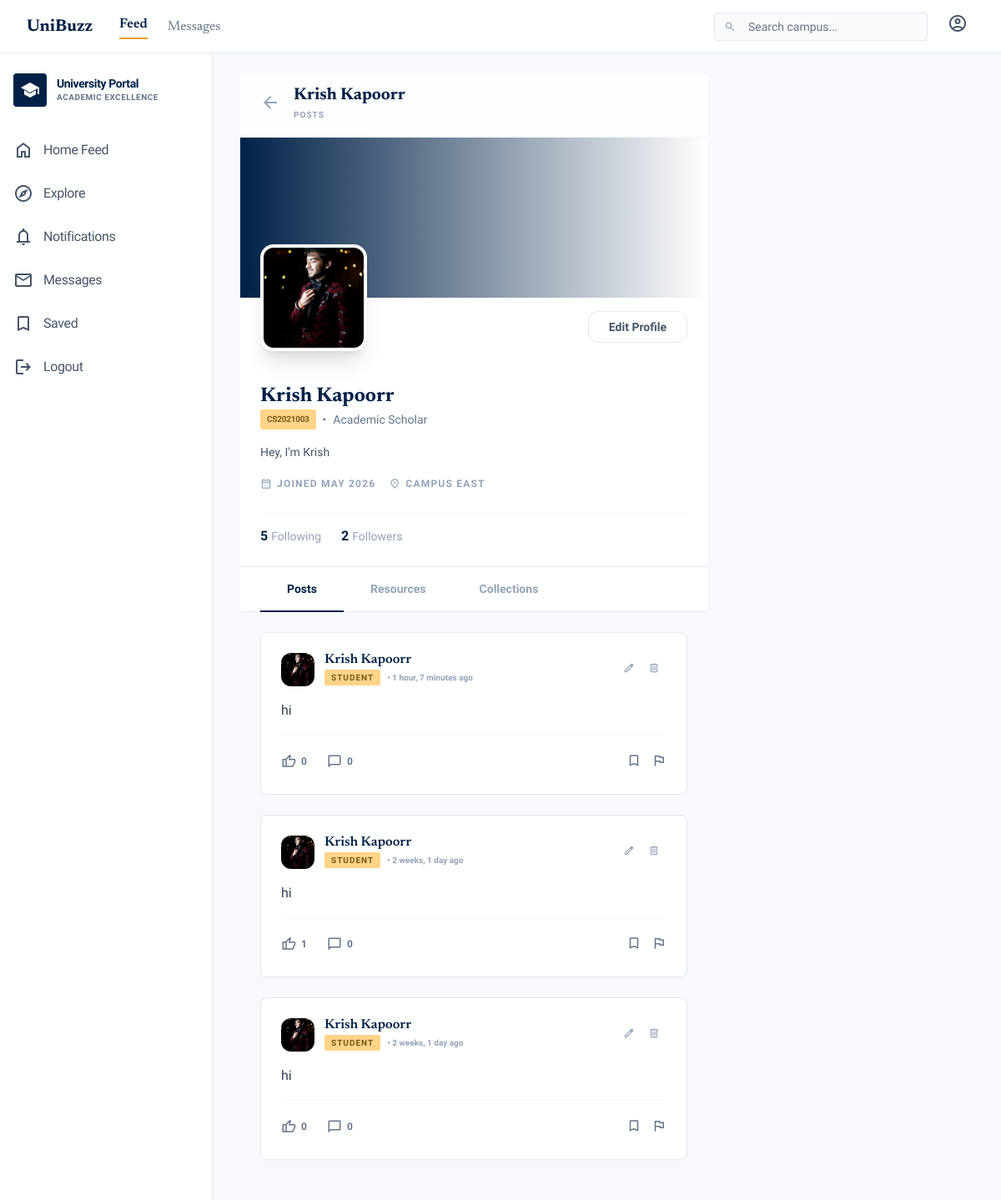
/student/profile/3/ (signed in), run on the app's committed database.
### students/models.py (models this page shows, shortened)
class StudentUser(models.Model):
    id = models.AutoField(primary_key=True)
    roll_number = models.CharField(unique=True, max_length=20)
    name = models.CharField(max_length=100)
    email = models.EmailField(unique=True)
    password = models.CharField(max_length=255)
    profile_pic = models.ImageField(upload_to='students/profile_pics/', blank=True, null=True)
    bio = models.TextField(blank=True)
    is_blocked = models.BooleanField(default=False)
    created_at = models.DateTimeField(auto_now_add=True)

### posts/models.py (models this page shows)
class Post(models.Model):
    id = models.AutoField(primary_key=True)
    content = models.TextField()
    image = models.ImageField(upload_to='posts/', blank=True, null=True)
    author_role = models.CharField(max_length=10, choices=ROLE_CHOICES)
    author_id = models.PositiveIntegerField()
    created_at = models.DateTimeField(auto_now_add=True)
    is_pinned = models.BooleanField(default=False)
    pin_expires_at = models.DateTimeField(blank=True, null=True)
    def is_pin_active(self):
        if self.is_pinned and self.pin_expires_at:
            return timezone.now() < self.pin_expires_at
        return False

### students/views.py (the view)
# urls.py: path('profile/<int:user_id>/', views.profile_view, name='student_profile'),
@student_required
def profile_view(request, user_id):
    student = get_object_or_404(StudentUser, id=user_id)
    current_student_id = request.session['student_id']
    posts_qs = Post.objects.filter(author_role='student', author_id=user_id).order_by('-created_at')
    posts = get_annotated_posts(posts_qs, 'student', current_student_id)
    followers_count = Follow.objects.filter(following=student).count()
    following_count = Follow.objects.filter(follower=student).count()
    is_following = Follow.objects.filter(follower_id=current_student_id, following=student).exists()
    context = {
        'profile_user': student,
        'posts': posts,
        'followers_count': followers_count,
        'following_count': following_count,
        'is_following': is_following,
        'is_own_profile': current_student_id == student.id
    }
    return render(request, 'students/profile.html', context)

### templates/students/profile.html (shortened to what this page needs)
{% extends 'base.html' %}
{% block content %}
<div class="sticky top-16 bg-white/80 backdrop-blur-md border-b border-slate-100 px-6 py-4 z-40 flex items-center gap-4">
    <a href="javascript:history.back()" class="text-slate-400 hover:text-primary transition-colors"><span class="material-symbols-outlined">arrow_back</span></a>
    <div>
        <h2 class="font-serif text-xl font-bold text-primary-container leading-none">{{ profile_user.name }}</h2>
        <span class="text-[10px] text-slate-400 font-bold uppercase tracking-widest">{{ posts.count }} Posts</span>
    </div>
</div>
<div class="bg-white border-b border-slate-200">
    <div class="h-48 bg-gradient-to-r from-primary-container to-surface-tint relative">
        <div class="absolute inset-0 opacity-10" style="background-image: url('https://www.transparenttextures.com/patterns/cubes.png');"></div>
    </div>
    <div class="px-6 pb-6 relative">
        <div class="absolute -top-16 left-6">
            {% if profile_user.profile_pic %}
                <img src="{{ profile_user.profile_pic.url }}" class="w-32 h-32 rounded-2xl object-cover border-4 border-white shadow-xl bg-white">
            {% else %}
                <div class="w-32 h-32 rounded-2xl bg-slate-100 flex items-center justify-center text-slate-300 border-4 border-white shadow-xl">
                    <span class="material-symbols-outlined text-5xl">person</span>
                </div>
            {% endif %}
        </div>
        <div class="flex justify-end pt-4 gap-3">
            {% if is_own_profile %}
                <a href="{% url 'student_edit_profile' %}" class="px-6 py-2 border border-slate-200 text-slate-600 font-bold rounded-full text-sm hover:bg-slate-50 transition-colors">Edit Profile</a>
            {% endif %}
        </div>
        <div class="mt-12">
            <h1 class="font-serif text-2xl font-bold text-primary-container">{{ profile_user.name }}</h1>
            <p class="text-sm text-slate-500 font-medium mb-4 flex items-center gap-2">
                <span class="bg-secondary-container text-on-secondary-container px-2 py-0.5 rounded text-[10px] font-bold tracking-tight">{{ profile_user.roll_number }}</span>
                <span>•</span>
                <span>Academic Scholar</span>
            </p>
            {% if profile_user.bio %}
                <p class="text-slate-600 text-sm leading-relaxed mb-4 max-w-2xl">{{ profile_user.bio }}</p>
            {% endif %}
            <div class="flex flex-wrap gap-4 text-xs text-slate-400 font-bold uppercase tracking-widest mb-6">
                <span class="flex items-center gap-1.5"><span class="material-symbols-outlined text-sm">calendar_month</span> Joined {{ profile_user.created_at|date:"F Y" }}</span>
                <span class="flex items-center gap-1.5"><span class="material-symbols-outlined text-sm">location_on</span> Campus East</span>
            </div>
            <div class="flex gap-6 pt-4 border-t border-slate-50">
                <a href="#" class="group">
                    <span class="text-primary-container font-bold">{{ following_count }}</span>
                    <span class="text-slate-400 text-sm group-hover:underline">Following</span>
                </a>
                <a href="#" class="group">
                    <span class="text-primary-container font-bold">{{ followers_count }}</span>
                    <span class="text-slate-400 text-sm group-hover:underline">Followers</span>
                </a>
            </div>
        </div>
    </div>
</div>
<div class="flex border-b border-slate-200 bg-white sticky top-[124px] z-30 px-6">
    <button class="px-8 py-4 text-sm font-bold text-primary-container border-b-2 border-primary-container -mb-[1px]">Posts</button>
    <button class="px-8 py-4 text-sm font-bold text-slate-400 hover:text-slate-600 transition-colors">Resources</button>
    <button class="px-8 py-4 text-sm font-bold text-slate-400 hover:text-slate-600 transition-colors">Collections</button>
</div>
<div class="p-6 space-y-6 bg-slate-50/50">
    {% for post in posts %}
        {% include 'includes/post_card.html' with post=post %}
    {% endfor %}
</div>
{% endblock %}

### templates/includes/post_card.html (shortened to what this page needs)
{% load static %}
<article
    class="bg-white border border-slate-200 rounded-xl overflow-hidden transition-all hover:shadow-[0px_4px_12px_rgba(0,33,71,0.08)] mb-6"
    id="post-{{ post.id }}">
    <div class="p-4 md:p-6">
        <div class="flex justify-between items-start mb-4">
            <div class="flex gap-3">
                <div class="w-10 h-10 rounded-full bg-slate-100 overflow-hidden flex-shrink-0">
                    {% if post.author_pic_url %}
                    <img src="{{ post.author_pic_url }}" class="w-full h-full object-cover"
                        alt="{{ post.author_name }}">
                    {% else %}
                    <div class="w-full h-full flex items-center justify-center bg-slate-200 text-slate-500">
                        <span class="material-symbols-outlined">person</span>
                    </div>
                    {% endif %}
                </div>
                <div>
                    <h3 class="font-serif text-primary-container font-semibold leading-none mb-1">{{ post.author_name }}
                    </h3>
                    <div class="flex items-center gap-2">
                        {% if post.author_role == 'admin' %}
                        <span
                            class="px-2 py-0.5 bg-error text-white text-[10px] font-bold rounded uppercase tracking-widest">Admin</span>
                        {% elif post.author_role == 'teacher' %}
                        <span
                            class="px-2 py-0.5 bg-primary text-white text-[10px] font-bold rounded uppercase tracking-widest">Faculty</span>
                        {% else %}
                        <span
                            class="px-2 py-0.5 bg-secondary-container text-on-secondary-container text-[10px] font-bold rounded uppercase tracking-widest">Student</span>
                        {% endif %}
                        <span class="text-[10px] text-slate-400 font-semibold">• {{ post.created_at|timesince }}
                            ago</span>
                    </div>
                </div>
            </div>
            <div class="flex gap-2">
                <div class="flex">
                    {% if request.session.role == 'admin' %}
                    <a href="{% url 'admin_post_edit' post.id %}"
                        class="p-2 text-slate-400 hover:text-primary transition-colors"><span
                            class="material-symbols-outlined text-sm">edit</span></a>
                    <a href="{% url 'admin_post_delete' post.id %}"
                        class="p-2 text-slate-400 hover:text-error transition-colors"><span
                            class="material-symbols-outlined text-sm">delete</span></a>
                    {% elif request.session.role == 'student' and post.author_role == 'student' and post.author_id == request.session.student_id %}
                    <a href="{% url 'student_post_edit' post.id %}"
                        class="p-2 text-slate-400 hover:text-primary transition-colors"><span
                            class="material-symbols-outlined text-sm">edit</span></a>
                    <a href="{% url 'student_post_delete' post.id %}"
                        class="p-2 text-slate-400 hover:text-error transition-colors"><span
                            class="material-symbols-outlined text-sm">delete</span></a>
                    {% endif %}
                </div>
            </div>
        </div>
        {% if request.session.role == 'student' %}
        <a href="{% url 'student_post_detail' post.id %}" class="block group">
            {% elif request.session.role == 'teacher' %}
            <a href="{% url 'teacher_post_detail' post.id %}" class="block group">
                {% elif request.session.role == 'admin' %}
                <a href="{% url 'admin_post_detail' post.id %}" class="block group">
                    {% endif %}
                    <p class="text-slate-700 leading-relaxed mb-4 whitespace-pre-wrap">{{ post.content }}</p>
                </a>
                <div class="flex items-center justify-between pt-4 border-t border-slate-50">
                    <div class="flex gap-4 md:gap-6">
                        <div class="relative" id="reaction-wrapper-{{ post.id }}">
                            <button
                                class="flex items-center gap-1.5 text-slate-500 hover:text-primary-container transition-colors {% if post.is_liked %}text-primary{% endif %}"
                                id="like-btn-{{ post.id }}"
                                data-url="{% if request.session.role == 'student' %}{% url 'student_like' post.id %}{% elif request.session.role == 'teacher' %}{% url 'teacher_like' post.id %}{% else %}{% url 'admin_like' post.id %}{% endif %}"
                                onclick="toggleReactionPicker({{ post.id }})">
                                <span class="material-symbols-outlined text-lg" id="reaction-icon-{{ post.id }}" {% if post.is_liked %}style="font-variation-settings: 'FILL' 1" {% endif %}>thumb_up</span>
                                <span class="text-xs font-bold font-sans" id="like-count-{{ post.id }}">{{ post.like_count }}</span>
                            </button>
                        </div>
                        <button
                            class="flex items-center gap-1.5 text-slate-500 hover:text-primary-container transition-colors"
                            onclick="document.getElementById('comments-{{ post.id }}').classList.toggle('hidden')">
                            <span class="material-symbols-outlined text-lg">chat_bubble</span>
                            <span class="text-xs font-bold font-sans">{{ post.comment_count }}</span>
                        </button>
                    </div>
                    <div class="flex gap-3">
                        {% if request.session.role == 'student' or request.session.role == 'teacher' %}
                        <button
                            class="text-slate-500 hover:text-amber-600 transition-colors {% if post.is_saved %}text-amber-600{% endif %}"
                            id="save-btn-{{ post.id }}"
                            data-url="{% if request.session.role == 'student' %}{% url 'student_save_post' post.id %}{% else %}{% url 'teacher_save_post' post.id %}{% endif %}"
                            onclick="toggleSave({{ post.id }})">
                            <span class="material-symbols-outlined text-lg"
                                  > bookmark</span>
                        </button>
                        <button class="text-slate-500 hover:text-error transition-colors"
                            onclick="openReportModal({{ post.id }})">
                            <span class="material-symbols-outlined text-lg">flag</span>
                        </button>
                        {% endif %}
                    </div>
                </div>
    </div>
</article>

### data on the page
StudentUser: name "Krish Kapoorr", profile_pic (picture), roll_number "CS2021003", bio "Hey, I'm Krish", created_at "MAY 2026"
Post: author_name "Krish Kapoorr", author_role "STUDENT", created_at "1 hour, 7 minutes", content "hi", like_count "0", comment_count "0"
Post: author_name "Krish Kapoorr", author_role "STUDENT", created_at "2 weeks, 1 day", content "hi", like_count "1", comment_count "0"
Post: author_name "Krish Kapoorr", author_role "STUDENT", created_at "2 weeks, 1 day", content "hi", like_count "0", comment_count "0"

### other printed values
{{ following_count }} "5"
{{ followers_count }} "2"
